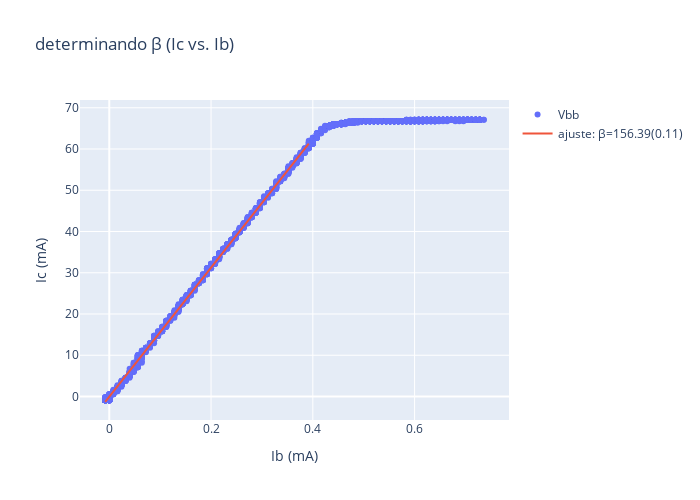

The notebook cell this image was saved under:
### Code cell
yfit = funcfit(x0,pfit[0],pfit[1]) # calculando a função ajustada 
label = 'ajuste: β={:1.5g}({:.2g})'.format(pfit[1],sigma[1]) # legenda para gráfico
trace = go.Scatter(x=x0, y=yfit, mode='lines', name=label) 
fig3 = fig3.add_trace(trace)
fig3.show()

### Figure 1 — Plotly figure (JSON) as saved in the notebook; plotly's stock layout.template omitted (floating-point values rounded to 4 significant figures; data arrays with more than 128 entries replaced by an {"elided": "..."} marker saying what was removed)
{"data": [{"mode": "markers", "name": "Vbb", "type": "scatter", "x": {"elided": "2500 float values"}, "y": {"elided": "2500 float values"}}, {"mode": "lines", "name": "ajuste: β=156.39(0.11)", "type": "scatter", "x": {"elided": "1462 float values"}, "y": {"elided": "1462 float values"}}], "layout": {"height": 500, "title": {"text": "determinando β (Ic vs. Ib)"}, "width": 700, "xaxis": {"title": {"text": "Ib (mA)"}}, "yaxis": {"title": {"text": "Ic (mA)"}}}}
